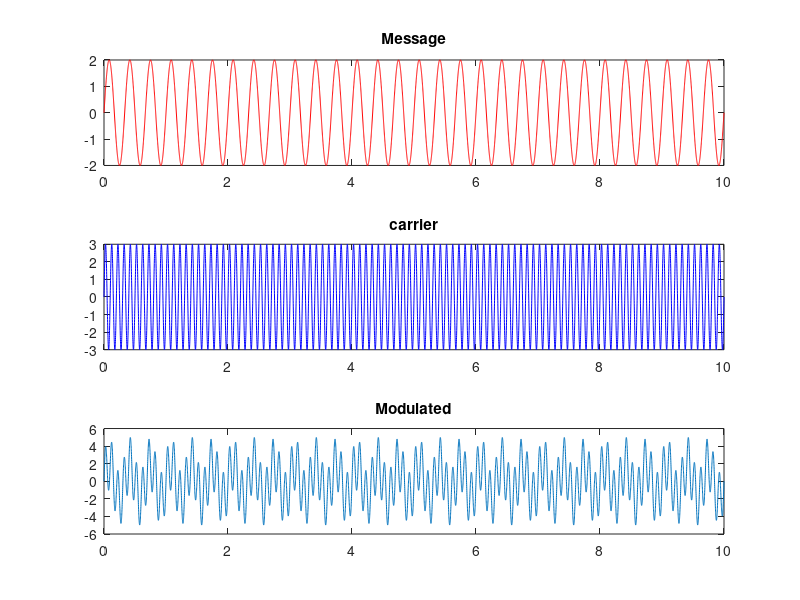

This figure's MATLAB source:
amp_message=2;
amp_carrier=3;
frequency_message=3;
frequency_carrier=10;

T=10;
t=0:1/1000:T;

message=amp_message.*sin(2*pi*frequency_message*t);
subplot(3,1,1);
plot(t,message,"r");
title("Message");

carrier=amp_carrier.*sin(2*pi*frequency_carrier*t);
subplot(3,1,2);
plot(t,carrier,"b");
title("carrier");

%modulated=(amp_carrier + message).*carrier;
modulated= message + carrier;
subplot(3,1,3);
plot(t,modulated);
title("Modulated");
